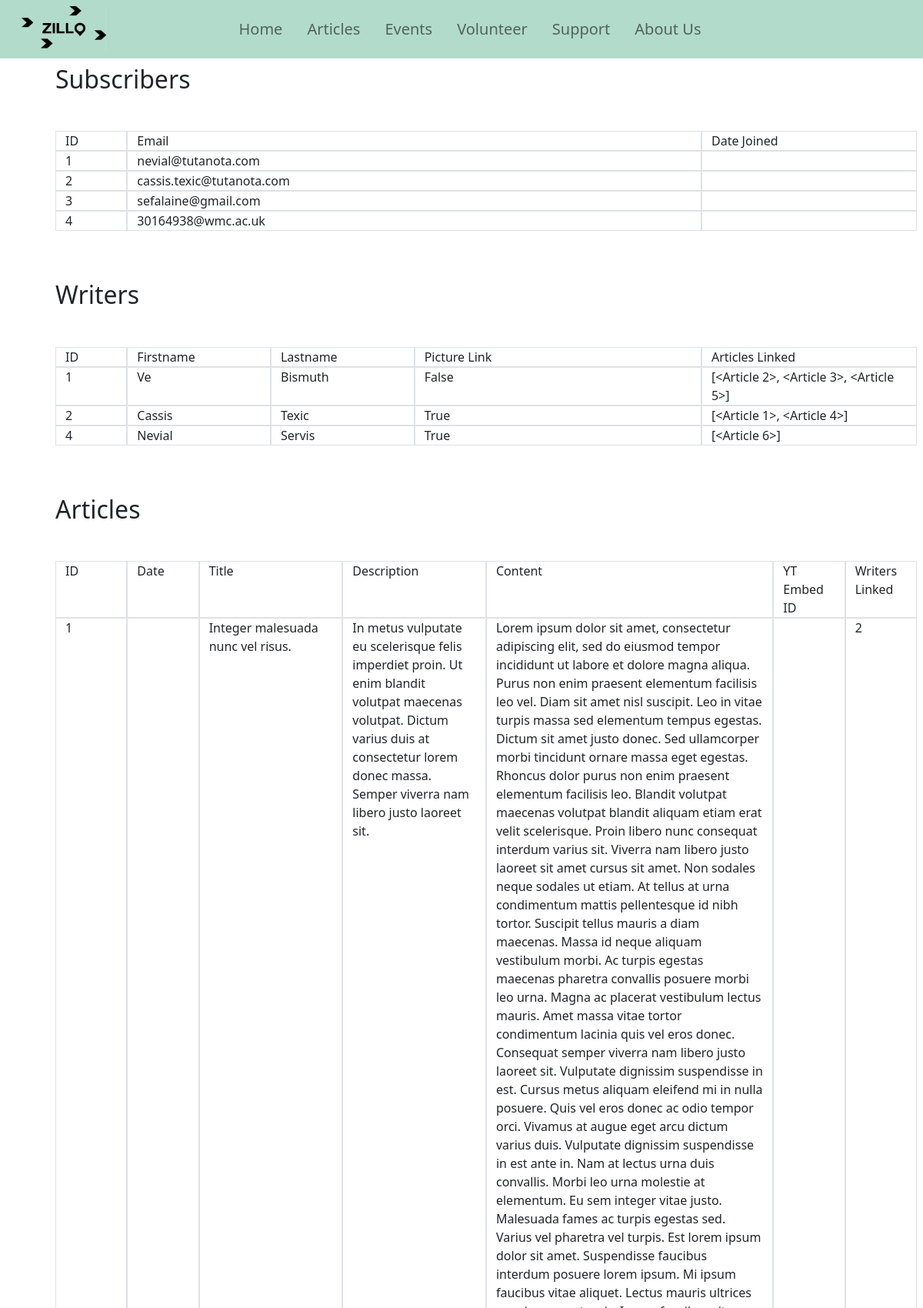
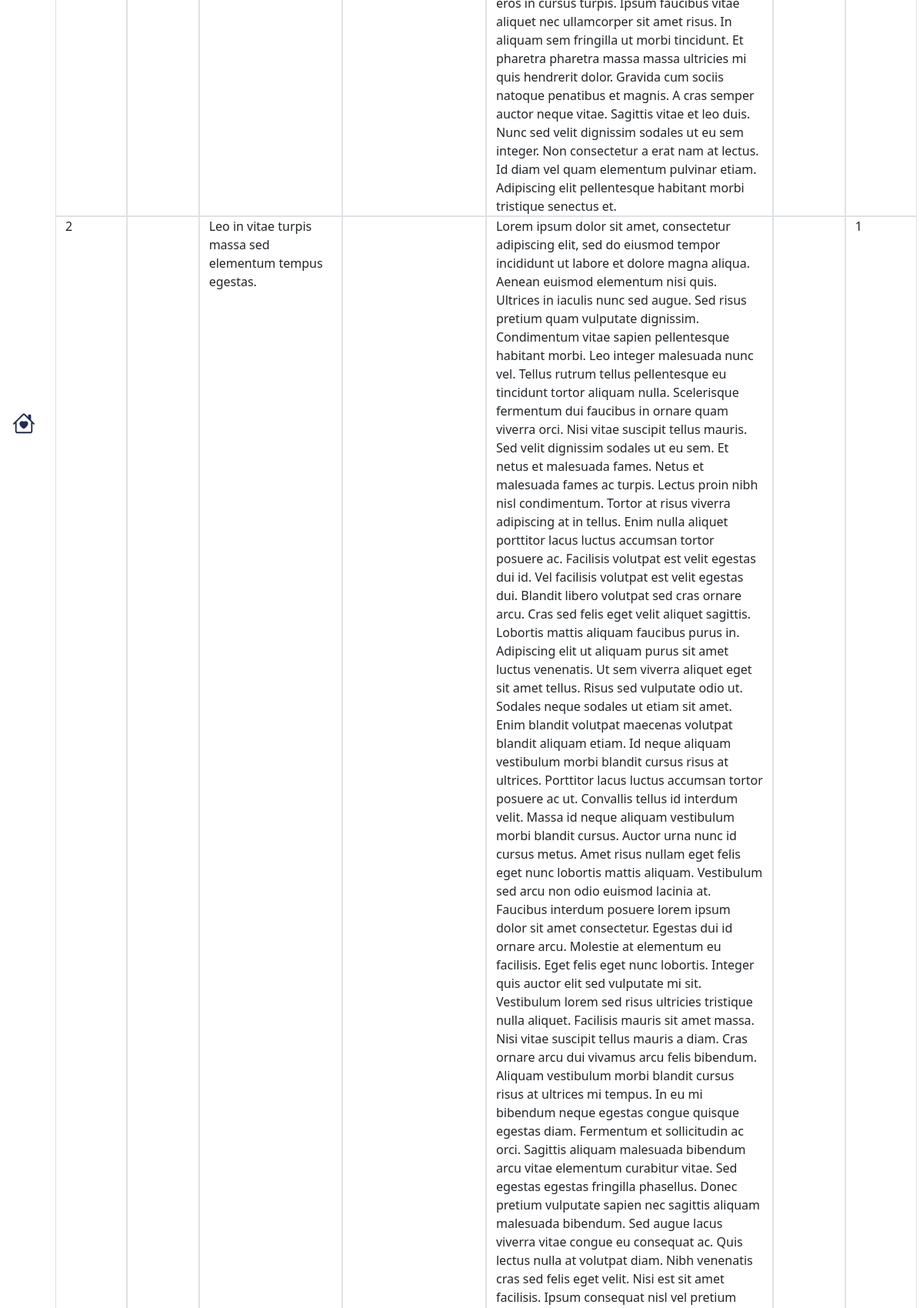
Screenshot of /hidden/db-viewer (upper part) with the database file from the repository (2 pictures, top to bottom).
### website/models.py (models this page shows)
class Writer(db.Model):
    id = db.Column(db.Integer, primary_key=True)
    firstname = db.Column(db.String(50), nullable=False)
    lastname = db.Column(db.String(50), nullable=False)
    picture_link = db.Column(db.Boolean(), default=False)
    datetime_joined = db.Column(db.DateTime(timezone=True), default=func.now())
    articles = db.relationship('Article')

class Article(db.Model):
    id = db.Column(db.Integer, primary_key=True)
    datetime_posted = db.Column(db.DateTime(timezone=True), default=func.now())
    datetime_created = db.Column(db.DateTime(timezone=True), default=func.now())
    title = db.Column(db.String(100), nullable=False)
    description = db.Column(db.String(256))
    content = db.Column(db.String(5000), nullable=False)
    youtube_embed_link = db.Column(db.String(200))
    writer_id = db.Column(db.Integer, db.ForeignKey('writer.id'))

### website/views.py (the view)
@views.route('/hidden/db-viewer', methods=['GET', 'POST']) #should be hidden
def articleDatabaseViewer():
    page_settings = {
        'cover_picture': False,
        'current_page': 0,
        'footer' : True,
        'sidebar_segments':2 #maximum 2
        }
    sidebar_links = [
        '/',
        '#'
    ]
    newsletterForm()
    dbsubscribers = Subscription.query.all()
    dbwriters = Writer.query.all()
    dbarticles = Article.query.all()
    return render_template(
        './hidden/db-viewer.html',
        cover_picture=page_settings['cover_picture'],
        current_page_num=page_settings['current_page'],
        footer=page_settings['footer'],
        sidebar_links=sidebar_links,
        sidebar_segments=page_settings['sidebar_segments'],
        subscribers=dbsubscribers,
        writers=dbwriters,
        articles=dbarticles)

### website/templates/hidden/db-viewer.html (shortened to what this page needs)
{% extends "base.html" %}
{% block content %}
  <div class="p-2" style="width:100%;">
    <h2>Subscribers</h2>
    <div class="container my-5">
      <div class="row">
        <div class="col-1 border">
          ID
        </div>
        <div class="col-8 border">
          Email
        </div>
        <div class="col-3 border">
          Date Joined
        </div>
      </div>
      {% for subscriber in subscribers %}
        <div class="row">
          <div class="col-1 border">
            {{ subscriber.id }}
          </div>
          <div class="col-8 border">
            {{ subscriber.email }}
          </div>
          <div class="col-3 border">
          </div>
        </div>
      {% endfor %}
    </div>
  </div>
  <div class="p-2" style="width:100%;">
    <h2>Writers</h2>
    <div class="container my-5">
      <div class="row">
        <div class="col-1 border">
          ID
        </div>
        <div class="col-2 border">
          Firstname
        </div>
        <div class="col-2 border">
          Lastname
        </div>
        <div class="col-4 border">
          Picture Link
        </div>
        <div class="col-3 border">
          Articles Linked
        </div>
      </div>
      {% for writer in writers %}
        <div class="row">
          <div class="col-1 border">
            {{ writer.id }}
          </div>
          <div class="col-2 border">
            {{ writer.firstname }}
          </div>
          <div class="col-2 border">
            {{ writer.lastname }}
          </div>
          <div class="col-4 border">
            {{ writer.picture_link }}
          </div>
          <div class="col-3 border">
            {{ writer.articles }}
          </div>
        </div>
      {% endfor %}
    </div>
  </div>
  <div class="p-2" style="width:100%;">
    <h2>Articles</h2>
    <div class="container my-5">
      <div class="row">
        <div class="col-1 border">
          ID
        </div>
        <div class="col-1 border">
          Date
        </div>
        <div class="col-2 border">
          Title
        </div>
        <div class="col-2 border">
          Description
        </div>
        <div class="col-4 border">
          Content
        </div>
        <div class="col-1 border">
          YT Embed ID
        </div>
        <div class="col-1 border">
          Writers Linked
        </div>
      </div>
      {% for article in articles %}
        <div class="row">
          <div class="col-1 border">
            {{ article.id }}
          </div>
          <div class="col-1 border">
          </div>
          <div class="col-2 border">
            {{ article.title }}
          </div>
          <div class="col-2 border">
            {{ article.description }}
          </div>
          <div class="col-4 border">
            {{ article.content }}
          </div>
          <div class="col-1 border">
          </div>
          <div class="col-1 border">
            {{ article.writer_id }}
          </div>
        </div>
      {% endfor %}
    </div>
  </div>
{% endblock %}

### website/static/css/variables.css (style rules this page uses)
:root { --1-clr: #b2dbcc; --2-clr: #222e50; --3-clr: #007991; --4-clr: #fec601; --5-clr: #ea7317; }

### rows the page displays
Writer: id "1", firstname "Ve", lastname "Bismuth", picture_link "False", articles "[<Article 2>, <Article 3>, <Article 5>]"
Writer: id "2", firstname "Cassis", lastname "Texic", picture_link "True", articles "[<Article 1>, <Article 4>]"
Writer: id "4", firstname "Nevial", lastname "Servis", picture_link "True", articles "[<Article 6>]"
Article: id "1", title "Integer malesuada nunc vel risus.", description "In metus vulputate eu scelerisque felis imperdiet proin. Ut enim blandit volutpat maecenas volutpat. Dictum varius duis at consectetur lorem donec massa. Semper viverra nam libero justo laoreet sit.", content "Lorem ipsum dolor sit amet, consectetur adipiscing elit, sed do eiusmod tempor incididunt ut labore et dolore magna aliqua. Purus non enim praesent elementum facilisis leo vel. Diam sit amet nisl suscipit. Leo in vitae turpis massa sed elementum tempus egestas. Dictum sit amet justo donec. Sed ullamcorper morbi tincidunt ornare massa eget egestas. Rhoncus dolor purus non enim praesent elementum facilisis leo. Blandit volutpat maecenas volutpat blandit aliquam etiam erat velit scelerisque. Proin libero nunc consequat interdum varius sit. Viverra nam libero justo laoreet sit amet cursus sit amet. Non sodales neque sodales ut etiam. At tellus at urna condimentum mattis pellentesque id nibh…", writer_id "2"
Article: id "2", title "Leo in vitae turpis massa sed elementum tempus egestas.", writer_id "1"

### other values shown
{{ subscriber.id }} "1" "2" "3" "4"
{{ subscriber.email }} "nevial@tutanota.com" "cassis.texic@tutanota.com" "sefalaine@gmail.com" "30164938@wmc.ac.uk"
